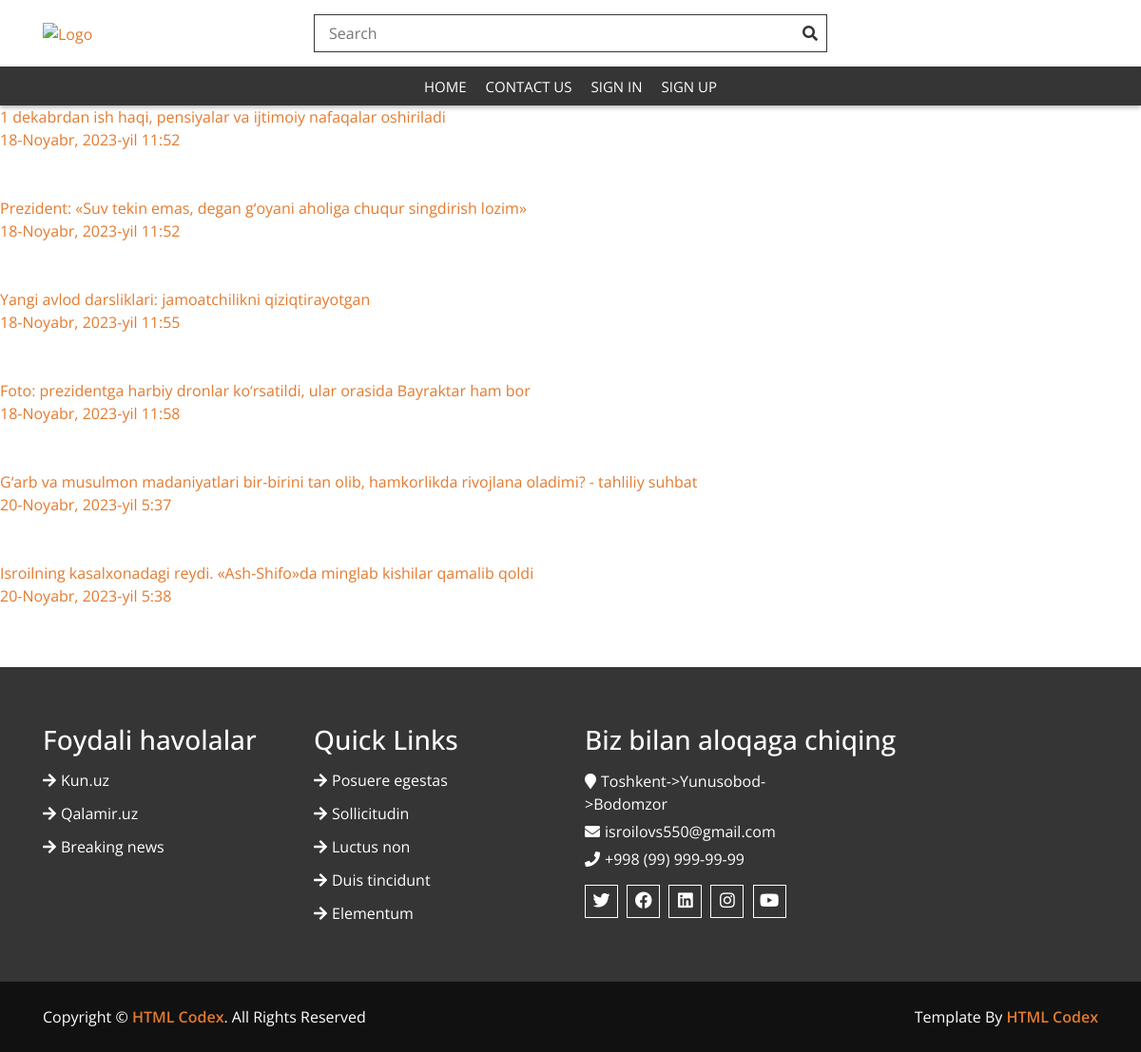
Page /tag/2/ on the committed database.
### home/models.py (models this page shows, shortened)
class  News(BaseModel):
    title = models.CharField(max_length = 255)
    img = models.ImageField(upload_to='news/')
    body = RichTextField()
    slug = models.SlugField()
    view_count = models.BigIntegerField(default=0, blank=True, null=True)
    user = models.ForeignKey(User, on_delete=models.SET_NULL, null=True)
    category = models.ForeignKey(Category, on_delete=models.SET_NULL,null=True, related_name='category_news' )
    tags = models.ManyToManyField(Tags, related_name='tag_news' )

### home/views.py (the view)
# urls.py: path('tag/<int:pk>/', TagView.as_view(), name='tags'),
class TagView(View):
    def get(self, request, pk):
        tag = Tags.objects.get(id=pk)
        context = {
            "tag" : tag.tag_news.all()
        }
        return render(request, 'tag.html', context)

### templates/tag.html
{% extends "base.html" %}
{% block content %}
{% for i in tag  %}
<a href="{% url "detail" i.id%}">{{ i.title }}</a><br>
<a href="{% url "detail" i.id %}">{{ i.create_at }}</a>
<br><br><br>
{% endfor %}
{% endblock content %}

### static/css/style.css (style rules this page uses)
body { color: #353535; font-family: 'Open Sans', sans-serif; font-weight: 400; background: #ffffff; }
a { color: #E47A2E; transition: 0.5s; }

### rows in the picture
News: title "1 dekabrdan ish haqi, pensiyalar va ijtimoiy nafaqalar oshiriladi", create_at "18-Noyabr, 2023-yil 11:52"
News: title "Prezident: «Suv tekin emas, degan g‘oyani aholiga chuqur singdirish lozim»", create_at "18-Noyabr, 2023-yil 11:52"
News: title "Yangi avlod darsliklari: jamoatchilikni qiziqtirayotgan", create_at "18-Noyabr, 2023-yil 11:55"
News: title "Foto: prezidentga harbiy dronlar ko‘rsatildi, ular orasida Bayraktar ham bor", create_at "18-Noyabr, 2023-yil 11:58"
News: title "G‘arb va musulmon madaniyatlari bir-birini tan olib, hamkorlikda rivojlana oladimi? - tahliliy suhbat", create_at "20-Noyabr, 2023-yil 5:37"
News: title "Isroilning kasalxonadagi reydi. «Ash-Shifo»da minglab kishilar qamalib qoldi", create_at "20-Noyabr, 2023-yil 5:38"
